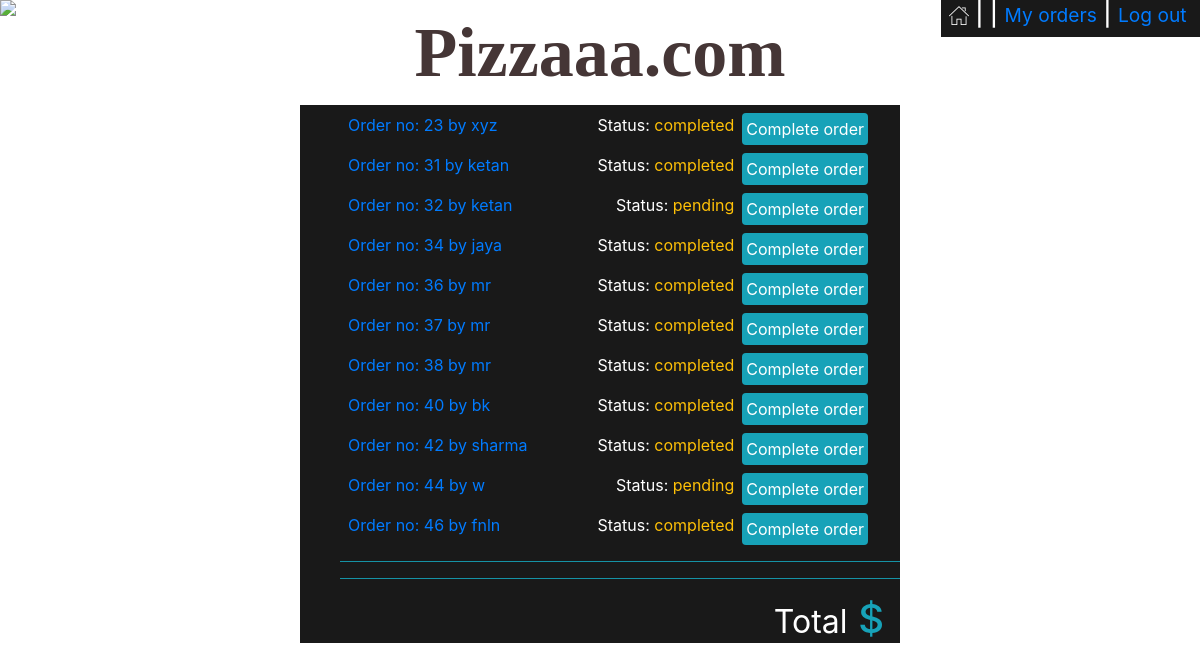
Page /orders_manager/admin/46 on the committed database.
### orders/models.py (models this page shows, shortened)
class User_order(models.Model):
    user=models.ForeignKey(User,on_delete=models.CASCADE)
    order_number=models.IntegerField()
    topping_allowance=models.IntegerField(default=0)
    status=models.CharField(max_length=64,default='initiated')

### orders/views.py (the view)
# urls.py: path("orders_manager/<str:user>/<str:order_number>", views.orders_manager, name="orders_manager"),
def orders_manager(request,user,order_number):
    user=User.objects.get(username=user)
    context = {
        "Checkout":Order2.objects.filter(user=user,number=order_number),
        "Checkout_category":Order2.objects.filter(user=user,number=order_number).values_list('category').distinct(),
        "Total":list(Order2.objects.filter(user=user,number=order_number).aggregate(Sum('price')).values())[0],
        "user":request.user,
        "Category": Category.objects.all(),
        "Order_number":order_number,
        "All_orders":User_order.objects.exclude(status='initiated')
    }
    return render(request,"orders_manager.html",context)

### orders/templates/orders_manager.html (shortened to what this page needs)
<!DOCTYPE html>
<html style="height:100%">
<head>
    {% load static %}
    <link rel="stylesheet" type="text/css" href="{% static 'styles.css' %}">
    <link rel="stylesheet" href="https://maxcdn.bootstrapcdn.com/bootstrap/4.1.3/css/bootstrap.min.css">
</head>
<body style="height:100%">
    <img id='pizza_background' src="https://images.unsplash.com/photo-1534308983496-4fabb1a015ee?ixlib=rb-1.2.1&ixid=eyJhcHBfaWQiOjEyMDd9&auto=format&fit=crop&w=1510&q=80">
    {% if Category %}
    <div id='username'>
        <h4 class='px-2' ><a href="{% url 'index' %}"><img src="{% static 'home.png' %}"></a> |
            {{user.username}} |
            {% if not user.is_superuser %}
            <small><a href="{% url 'my_orders' Order_number %}">My orders</a></small> |
            {% endif %}
            <small><a href="{% url 'logout' %}"> Log out&nbsp;</a></small>
        </h4>
    </div>
    {% endif %}
    <p id='logo' class='text-center m-0 font-weight-bold'>Pizzaaa.com</p>
    <div id='my_orders_container' class='w-50 mx-auto'>
        <div class=' text-left pr-3'>
            <ul >
                {% for row in All_orders%}
                <li class='p-2' >
                    <a href="{% url 'orders_manager' row.user row.order_number  %}"><span>Order no: {{row.order_number}} by {{row.user}}</span></a>
                    <a href="{% url 'complete_order' row.user row.order_number  %}"><span class='float-right mx-2 p-1 bg-info rounded text-white'>Complete order</span></a>
                    <span class='float-right'>Status: <span class='text-warning'>{{row.status}}</span></span>
                </li>
                {% endfor %}
            </ul>
        </div>
        <ul>
            <hr class='bg-info'>
            <hr class='bg-info'>
            <li class='text-info text-right pr-3 '><h1><small class='text-white'>Total</small> ${{Total|floatformat:2}}</h1></li>
        </ul>
    </div>
</body>
</html>

### orders/static/styles.css (style rules this page uses)
#pizza_background { position: absolute; z-index:-99; }
#logo { padding:0px; font-family: webLogo ; font-size: 70px; color: #453636; }
#center_box,#username { background-color: rgba(0, 0, 0, 0.9); color: white; }
#username { position: absolute; right: 0; }
li { list-style-type: none; }
#my_orders_container { background-color: rgba(0, 0, 0, 0.9); color: white; }

### rows in the picture
User_order: order_number "23", user "xyz", status "completed"
User_order: order_number "31", user "ketan", status "completed"
User_order: order_number "32", user "ketan", status "pending"
User_order: order_number "34", user "jaya", status "completed"
User_order: order_number "36", user "mr", status "completed"
User_order: order_number "37", user "mr", status "completed"
User_order: order_number "38", user "mr", status "completed"
User_order: order_number "40", user "bk", status "completed"
User_order: order_number "42", user "sharma", status "completed"
User_order: order_number "44", user "w", status "pending"
User_order: order_number "46", user "fnln", status "completed"
